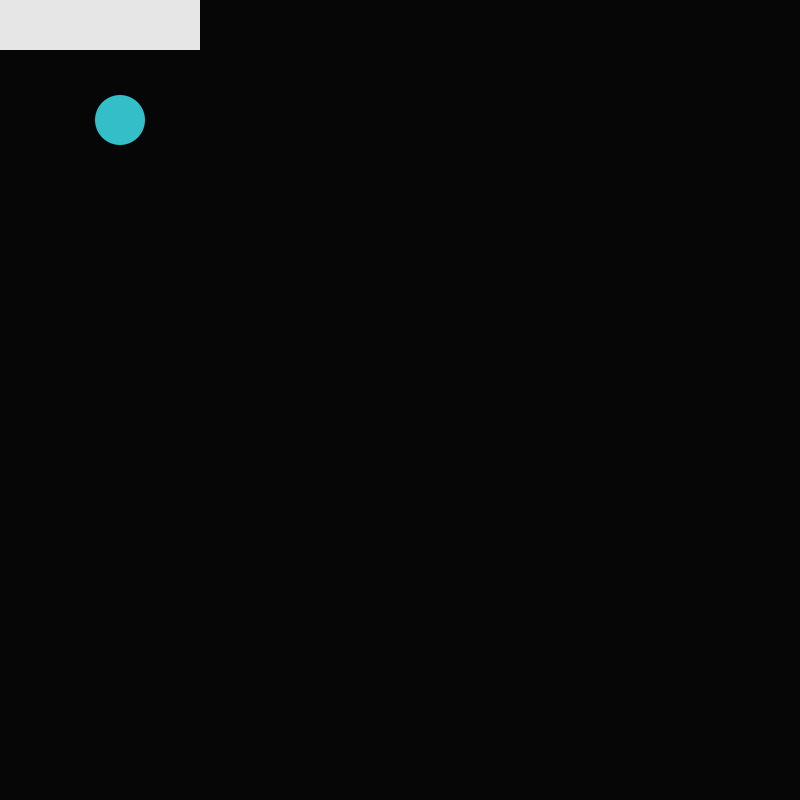
Frame 1 (no input)
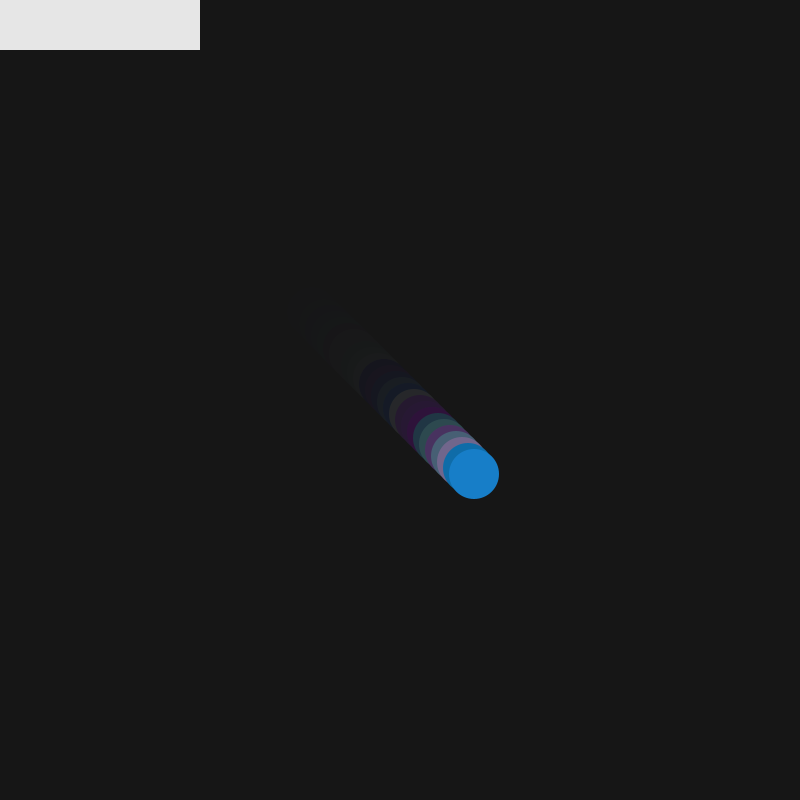
Frame 60 (the mouse pressed at the canvas centre just before this capture)
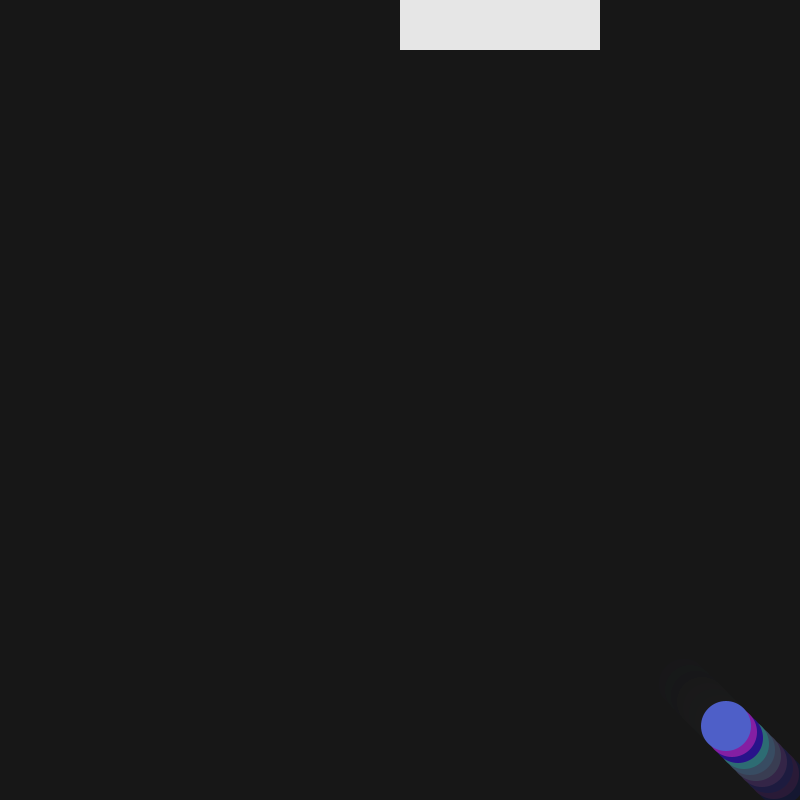
Frame 120 (the mouse held since frame 60 and released just before this capture)

The Processing sketch that drew these frames (run headless with seeded random() and noise(); from frame 60 on, the mouse is pressed at the canvas centre):

// Processing sketch: processing_111230
// ── processing_111230.pde

int xmotion = 120;
int ymotion = 120;
int radius = 50;
int xspeed = 6;
int yspeed = 6;
int xdirection = 1;
int ydirection = 1;

void setup() {
  size(800, 800);
  background(0);
}

void draw () {
//  background(random(0, 50), 50);
noStroke();
fill(random(0,50), 50);
rect(0, 0, 800, 800);
fill(230);
  rect(mouseX, 0, 200, 50);
  fill(random(0,200), random(0, 200), 200);
  ellipse(xmotion, ymotion, radius, radius);
  ymotion += yspeed*ydirection; //moving
  xmotion += xspeed*xdirection; //moving
  //Am I hitting the bottom?
  if (ymotion> height- radius/2) {
    ydirection = -ydirection;
  }
  //Am I hitting the top?
  if (ymotion< 0+ radius/2) {
    ydirection = -ydirection;
  }
  //Am I hitting the right?
  if (xmotion> width- radius/2) {
    xdirection= -xdirection;
  }
  //Am I hitting the left?
  if (xmotion< 0+ radius/2) {
    xdirection = -xdirection;
  }
  //Am I hitting the box?
  if (ymotion< 0+ radius/2 + 50 && xmotion< mouseX + 200 && xmotion> mouseX) {
    ydirection = -ydirection;
    ymotion += radius;
  }
}
